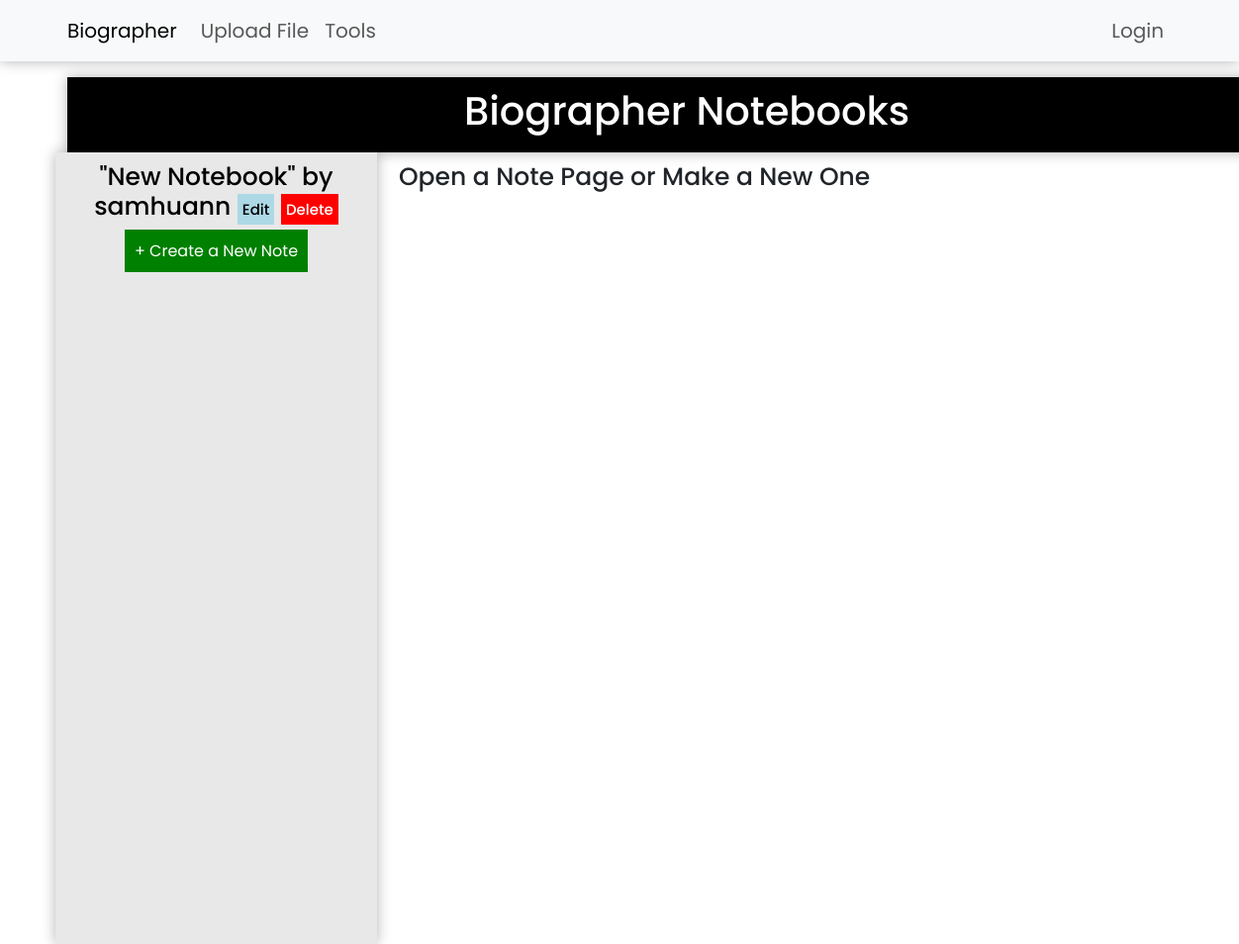
The page /notebooks/3 on the database as committed earlier.
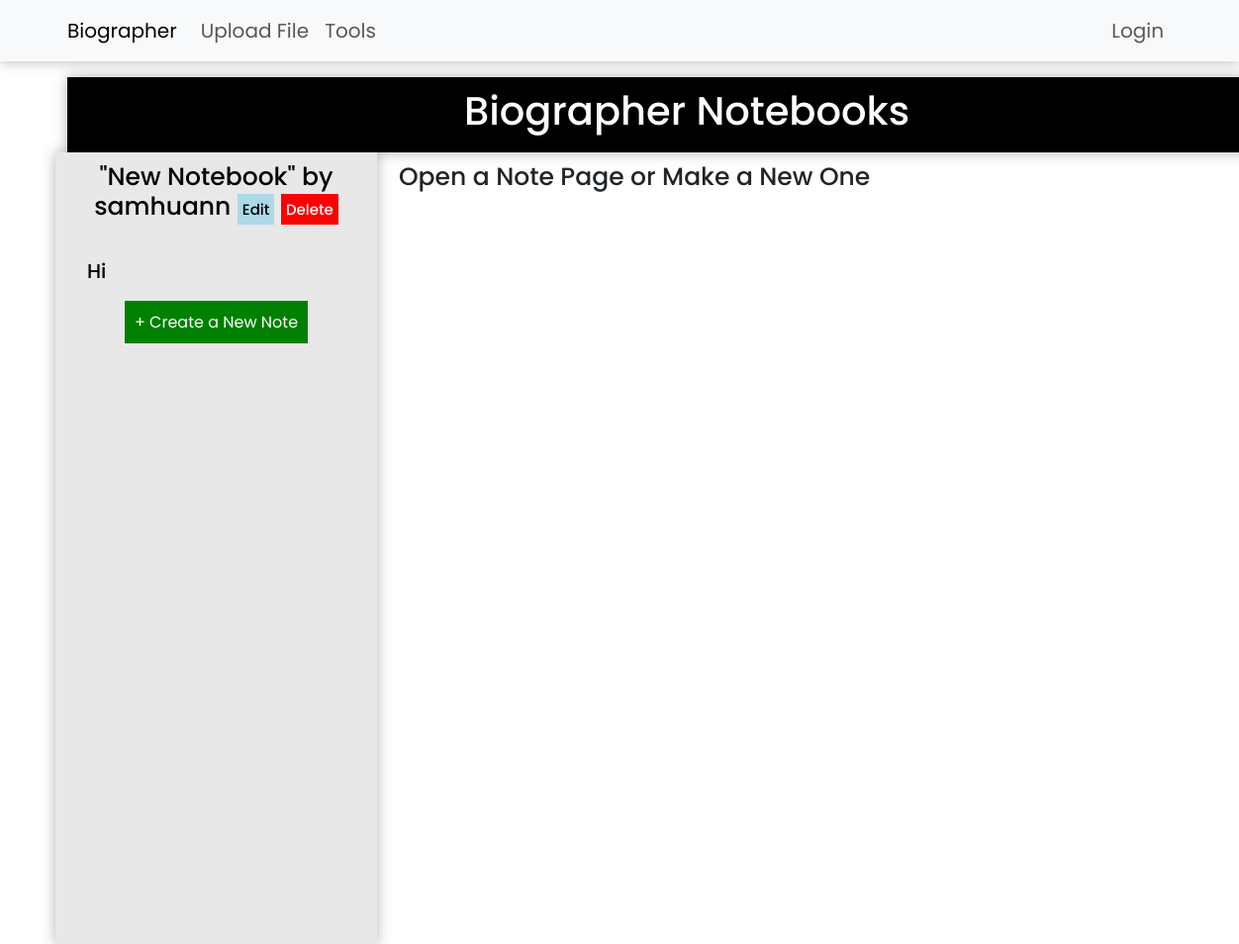
The same page on the database as committed later.
### app/notes/routes.py (models this page shows)
class Notes(db.Model):
    id = db.Column(db.Integer, primary_key=True)
    name = db.Column(db.String(25), default="New Note")
    content = db.Column(db.Text, default=" ")
    notes_notebook = db.Column(db.Integer, nullable=False)
    last_modified = db.Column(db.DateTime, default=datetime.datetime.today())
    font = db.Column(db.String(25))
    color = db.Column(db.String(6))

### app/notes/routes.py (the view)
@bp.route("/notebooks/<int:notebook_id>", methods=["GET", "POST", "DELETE"])
def open_notebook(notebook_id):
    if Notebook.query.get(notebook_id).password is None:
        return render_template("tools/notes/open.html", notes=Notes.query.filter(Notes.notes_notebook == notebook_id),
                               notebook=Notebook.query.get(notebook_id), open=False)
    else:
        if auth[notebook_id]:
            return render_template("tools/notes/open.html", notes=Notes.query.filter(Notes.notes_notebook == notebook_id),
                                   notebook=Notebook.query.get(notebook_id), open=False)
        else:
            return redirect("/notebooks/" + str(notebook_id) + "/login")

### app/templates/tools/notes/open.html (shortened to what this page needs)
{% extends "tools/notes/base.html" %}
{% block side %}
<h1>
    {{notebook.name}}
    <a href="/notebooks/{{notebook.id}}/edit" class="option">Edit</a>
    <a href="/notebooks/{{notebook.id}}/delete" class="option danger">Delete</a>
</h1>
{%for note in notes%}
<div class="note" id="div-note{{note.id}}">
    <a href="/notebooks/{{notebook.id}}/note/{{note.id}}" class="a">
        <h1 class="note-h1">{{note.name}}</h1>
    </a>
</div>
{%endfor%}
<a href="/notebooks/{{notebook.id}}/note/create" class="buttonlike">+ Create a New Note</a><br><br>
{% endblock %}
{% block main %}
{% if open %}
<script>
    window.onload = function(){
        changeColor("{{ opened.color }}")
        changefont("{{ opened.font }}")
    }
    window.setInterval(function () {
        document.getElementById("content-field").value = document.getElementById("content").innerHTML;
        document.getElementById("section-field").value = document.getElementById("section-content").innerHTML;
    }, 500)
    function changefont(font) {
        document.documentElement.style.setProperty("--note-font", font);
        document.getElementById("note-font").value = font;
    }
    function changeColor(color) {
        document.documentElement.style.setProperty("--note-color", color);
        document.getElementById("note-color").value = color;
    }
</script>
<form action="/notebooks/{{notebook.id}}/note/{{opened.id}}" method="post">
    <button onclick="toggleSettings()" type="button">Toggle Settings</button>
    <div id="settings">
        <h2>Settings</h2>
        Font Family:
        <button onclick="changefont('Arial, Helvetica, sans-serif')" type="button">Sans Serif</button>
        <button onclick="changefont('Georgia , Times New Roman , Times , serif')" type="button">Serif</button>
        <button onclick="changefont('Courier New, Courier, monospace')" type="button">Monospace</button>
        <button onclick="changefont('Lobster Two , Freestyle Script , cursive')" type="button">Cursive</button>
        <br><br>
        Colors:
        <button onclick="changeColor('#000000')" type="button">Black</button>
        <button onclick="changeColor('#0000ff')" type="button">Blue</button>
        <button onclick="changeColor('#ff0000')" type="button">Red</button>
    </div>
    <br>
    <input type="text" id="title" class="title-field" name="title" value="{{opened.name}}"></input>
    <p id="content" contenteditable="True" class="content">{{opened.content}}</p><br>
    {%for section in sections%}
    <input type="text" id="title" class="title-field" style="font-size: 25px;" name="{{section.id}}-section-title"
        value="{{section.name}}"></input>
    <p id="section-content" contenteditable="True" class="content">{{section.content}}</p><br>
    <input typec="text" name="{{section.id}}-section-content" id="section-field" style="display: none;">
    <a class="option danger" href="/notebook/{{notebook.id}}/note/{{opened.id}}/section/{{section.id}}/delete">Delete {{section.name}}</a>
    <br>
    <a class="a" href="/notebook/{{notebook.id}}/note/{{opened.id}}/section/create"></a>
    {%endfor%}
    <input typec="text" name="content" id="content-field">
    <a class="button" href="/notebook/{{notebook.id}}/note/{{opened.id}}/section/create">Add a New Section</a>
    <br>
    <input type="text" name="font" id="note-font" style="display: none;">
    <input type="text" name="color" id="note-color" style="display: none;">
    <br><input type="submit" value="Save Changes">
</form>
{%else%}
<h1 id="title">Open a Note Page or Make a New One</h1>
{% endif %}
</div>
{% endblock %}

Rows that differ between the two databases and show on the page:
added Notes: name "Hi"
